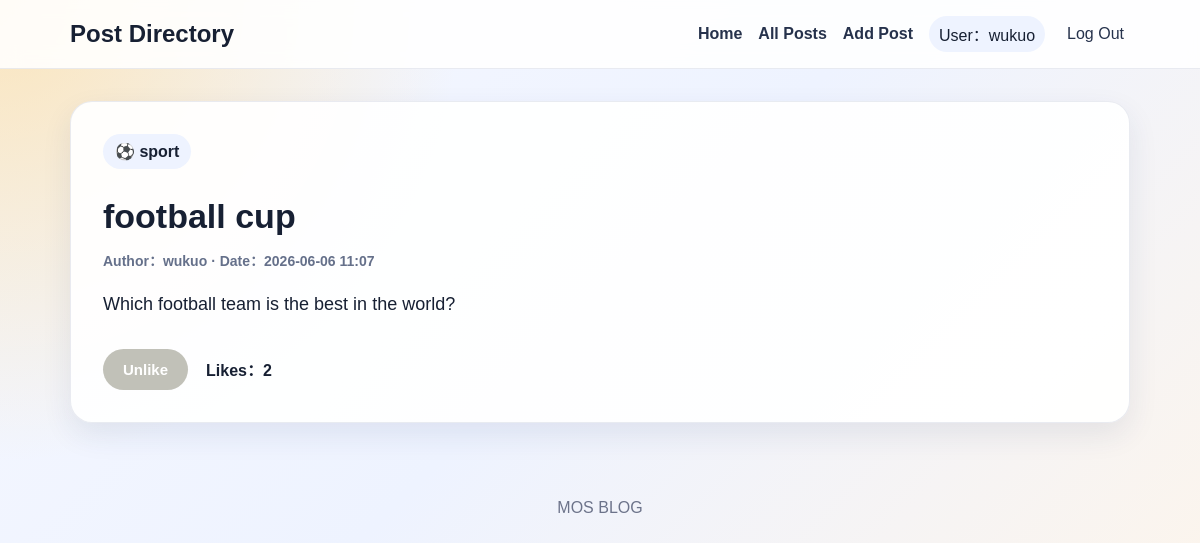
Page /posts/2/ (signed in) on the committed database.
### posts/models.py (models this page shows, shortened)
class Post(models.Model):
    title = models.CharField("Title", max_length=150)
    content = models.TextField("Tect")
    category = models.ForeignKey(
        Category,
        on_delete=models.CASCADE,#分类删除，帖子也删除
        related_name="posts",
        verbose_name="category"
    )
    author = models.ForeignKey(
        settings.AUTH_USER_MODEL,
        on_delete=models.CASCADE,
        related_name="posts",
        verbose_name="author"
    )
    likes = models.ManyToManyField(
        settings.AUTH_USER_MODEL,
        related_name="liked_posts",
        blank=True,
        verbose_name="liked Users"
    )
    image_url = models.URLField("Image URL", blank=True) #图片链接
    is_published = models.BooleanField("Published", default=True) #发布
    created_at = models.DateTimeField("Created At", auto_now_add=True) #创建时间
    class Meta:
        verbose_name = "Posts"
        verbose_name_plural = "Posts"
        ordering = ["-created_at"]

class Category(models.Model):
    name = models.CharField("Class", max_length=100)
    slug = models.SlugField("URL", max_length=100, unique=True) #网址名称
    icon = models.CharField("icon", max_length=10, default="📝")
    class Meta:
        verbose_name = "Category"
        verbose_name_plural = "Category"
        ordering = ["name"]

### posts/views.py (the view)
# urls.py: path("posts/<int:pk>/", views.post_detail, name="post_detail"),
def post_detail(request, pk):
    post = get_object_or_404(
        Post.objects.select_related("author", "category"),
        pk=pk,
        is_published=True
    )
    user_liked = False
    if request.user.is_authenticated:
        user_liked = post.likes.filter(id=request.user.id).exists()
    return render(request, "posts/post_detail.html", {
        "post": post,
        "user_liked": user_liked,
    })

### posts/templates/posts/post_detail.html (shortened to what this page needs)
{% extends "posts/base.html" %}
{% block content %}
<article class="detail-card">
    <div class="detail-header">
        <span class="badge">{{ post.category.icon }} {{ post.category.name }}</span>
    </div>
    <h1>{{ post.title }}</h1>
    <p class="meta">
        Author：{{ post.author.username }} ·
        Date：{{ post.created_at|date:"Y-m-d H:i" }}
    </p>
    <div class="content-text">
        {{ post.content|linebreaks }}
    </div>
    <div class="actions">
        {% if user.is_authenticated %}
            <form method="post" action="{% url 'toggle_like' post.pk %}">
                <button class="btn" type="submit">
                    {% if user_liked %}
                        Unlike
                    {% else %}
                        like
                    {% endif %}
                </button>
            </form>
        {% else %}
            <p>
                <a href="{% url 'login' %}">Log in to like posts</a>
            </p>
        {% endif %}
        <span class="likes-count">Likes：{{ post.likes.count }}</span>
    </div>
</article>
{% endblock %}

### posts/templates/posts/base.html (shortened to what this page needs)
{% load static %}
<!DOCTYPE html>
<html lang="zh-CN">
<head>
    <link rel="stylesheet" href="{% static 'style.css' %}">
</head>
<body>
    <header class="site-header">
        <nav class="navbar">
            <a class="logo" href="{% url 'home' %}">Post Directory</a>
            <div class="nav-links">
                <a href="{% url 'home' %}">Home</a>
                <a href="{% url 'post_list' %}">All Posts</a>
                {% if user.is_authenticated %}
                    <a href="{% url 'add_post' %}">Add Post</a>
                    <span class="user-label">User：{{ user.username }}</span>
                    <form class="logout-form" method="post" action="{% url 'login' %}">
                        <button type="submit">Log Out</button>
                    </form>
                {% else %}
                    <a href="{% url 'login' %}">Log In</a>
                {% endif %}
            </div>
        </nav>
    </header>
    <main class="container">
        {% block content %}
        {% endblock %}
    </main>
    <footer class="site-footer">
        <p>MOS BLOG</p>
    </footer>
</body>
</html>

### posts/static/style.css (style rules this page uses)
* { box-sizing: border-box; }
body { margin: 0; font-family: "Microsoft YaHei", Arial, sans-serif; color: #172033; background: radial-gradient(circle at top left, rgba(255, 210, 122, 0.5), transparent 32%), linear-gradient(135deg, #f6f8ff 0%, #eef3ff 45%, #fff5e8 100%); min-height: 100vh; }
a { color: #3157d5; text-decoration: none; }
.site-header { background: rgba(255, 255, 255, 0.88); backdrop-filter: blur(10px); border-bottom: 1px solid rgba(40, 60, 120, 0.1); position: sticky; top: 0; z-index: 10; }
.navbar { max-width: 1100px; margin: 0 auto; padding: 16px 20px; display: flex; align-items: center; justify-content: space-between; }
.logo { font-size: 24px; font-weight: 800; color: #172033; }
.nav-links { display: flex; gap: 16px; align-items: center; flex-wrap: wrap; }
.nav-links a, .logout-form button { font-weight: 600; color: #26324c; }
.logout-form { margin: 0; }
.logout-form button { border: none; background: transparent; cursor: pointer; font: inherit; }
.user-label { padding: 6px 10px; background: #eef3ff; border-radius: 999px; }
.container { max-width: 1100px; margin: 0 auto; padding: 32px 20px; }
.section h2, .page-heading h1, .form-page h1, .detail-card h1 { font-size: 34px; margin-bottom: 14px; }
.category-card, .post-card, .detail-card, .form-page { background: rgba(255, 255, 255, 0.92); border: 1px solid rgba(45, 62, 120, 0.1); border-radius: 22px; box-shadow: 0 12px 30px rgba(36, 52, 95, 0.09); }
.meta { color: #65708a; font-size: 14px; font-weight: 600; }
.btn { display: inline-block; border: none; border-radius: 999px; background: #c1c1b8; color: white; padding: 12px 20px; font-weight: 700; cursor: pointer; font-size: 15px; }
.detail-card, .form-page { padding: 32px; }
.detail-header { display: flex; gap: 10px; flex-wrap: wrap; }
.badge { padding: 8px 12px; background: #eef3ff; border-radius: 999px; font-weight: 700; }
.content-text { font-size: 18px; line-height: 1.8; }
.actions { margin-top: 28px; display: flex; align-items: center; gap: 18px; flex-wrap: wrap; }
.likes-count { font-weight: 700; }
.site-footer { text-align: center; padding: 28px; color: #6c738a; }

### rows in the picture
Post: category.icon "⚽", category.name "sport", title "football cup", author.username "wukuo", created_at "2026-06-06 11:07", content "Which football team is the best in the world?", likes.count "2"

### other values in the picture
{{ user.username }} "wukuo"
